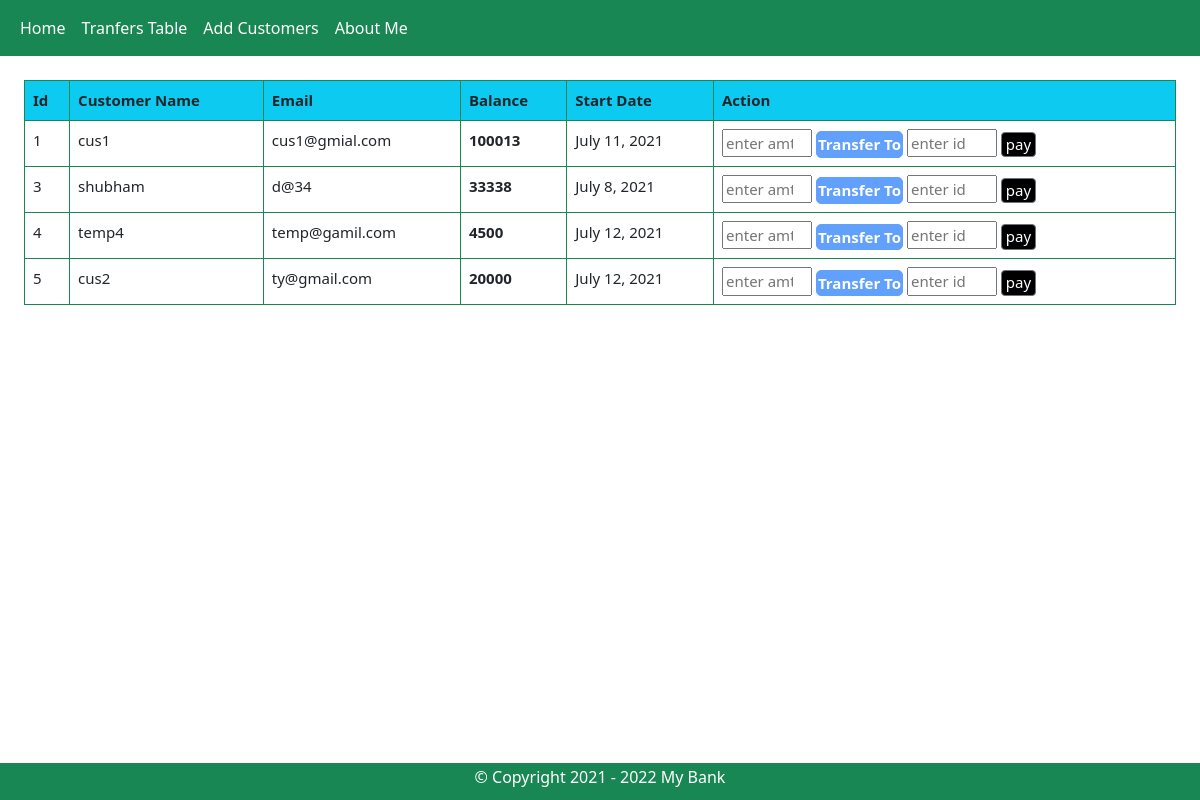
The page / on the database its author committed.
### bank/models.py (models this page shows, shortened)
class customer(models.Model):
    user_id = models.AutoField
    user_name = models.CharField(max_length=50)
    user_mail = models.CharField(max_length=60)
    user_cbal = models.IntegerField()
    start_date = models.DateField()

### bank/views.py (the view)
# urls.py: path("",views.index,name='index'),
def index(request):
    customers = customer.objects.all()
    blst = []
    ids = customer.objects.values('id')
    ct = 0
    for cust in customers:
        lst = []
        lst.append(ids[ct]['id'])
        lst.append(cust.user_name)
        lst.append(cust.user_mail)
        lst.append(cust.user_cbal)
        lst.append(cust.start_date)
        blst.append(lst)
        ct += 1
    return render(request,'bank/index.html',{'customers':blst})

### bank/templates/bank/index.html (shortened to what this page needs)
{% extends 'bank/base.html' %}
{% block form %}
<div class="mx-4 my-4">
<table class="table table-bordered border-success">
  <tr class="hdn bg-info">
    <th>Id</th>
    <th>Customer Name</th>
    <th>Email</th>
    <th>Balance</th>
    <th>Start Date</th>
    <th>Action</th>
  </tr>
  {% for a in customers %}
  <tr>
    {% for b in  a%}
    {% if forloop.counter != 4 %}
      <td>{{b}}</td>
    {% else %}
    <td><b>{{b}}</b></td>
    {% endif %}
    {% endfor %}
    <td>
        <form action="/pay/" method="POST">
        {% for z in a|slice:"3:4" %}
        <input type="number" placeholder="enter amt" name="a" min="0" max="{{z}}" required>
        {% endfor %}
        <button disabled class="btn btn-primary btn-small adj"><b>Transfer To</b></button>
        <input type="number" placeholder="enter id" name="c" required>
        <button type="submit" class="btn btn-secondary payb">pay</button>
        </form>
    </td>
  </tr>
  {% endfor %}
</table>
</div>
{% endblock form %}

### bank/templates/bank/base.html (shortened to what this page needs)
<!doctype html>
<html lang="en">
{% load static %}
  <head>
    <link href="https://cdn.jsdelivr.net/npm/bootstrap@5.0.2/dist/css/bootstrap.min.css" rel="stylesheet">
  </head>
  <body>
  <nav class="navbar navbar-expand-lg navbar navbar-dark bg-success">
  <div class="container-fluid">
    <div class="collapse navbar-collapse" id="navbarNav">
      <ul class="navbar-nav">
        <li class="nav-item">
          <a class="nav-link active " aria-current="page" href="/home/">Home</a>
        </li>
        <li class="nav-item">
          <a class="nav-link active" aria-current="page" href="/tfs/">Tranfers Table</a>
        </li>
        <li class="nav-item">
          <a class="nav-link active" aria-current="page" href="/addcus2/">Add Customers</a>
        </li>
        <li class="nav-item">
          <a class="nav-link active" href="https://www.linkedin.com/in/shubham-dattatray-doke-05a51620a" target="_blank">About Me</a>
        </li>
      </ul>
    </div>
  </div>
</nav>
{% block form %}
{% endblock form %}
    <div class="footer bg-success">
    <div class="ftp"><h6><span>&#169; </span> Copyright 2021 - 2022 My Bank</h6></div>
    </div>
  </body>
</html>

### bank/templates/bank/base.html (style rules this page uses)
.footer { position: fixed; left: 0; bottom: 0; width: 100%; color: white; text-align: center; }
.ftp { padding: 5px; }

### bank/templates/bank/index.html (style rules this page uses)
.btn-small { border-radius: 5px; }
input[type='number'] { width: 90px; font-size: 15px; }
.btn-small { padding: 1px; }
.adj,.btn-primary { background-color: brown; }
.payb,.btn-secondary { padding: 1px; padding-left: 4px; padding-right: 4px; padding-top: 0px; background-color: black; }
.btn-secondary,.btn-small { font-size: 15px; }
tr { font-size: 15px; }

### rows shown on the page
customer: a "cus1" "cus1@gmial.com" "July 11, 2021"
customer: a "shubham" "d@34" "July 8, 2021"
customer: a "temp4" "temp@gamil.com" "July 12, 2021"
customer: a "cus2" "ty@gmail.com" "July 12, 2021"

### other values the page prints
{{ b }} "1" "3" "4" "5"
{{ b }} "100013" "33338" "4500" "20000"
